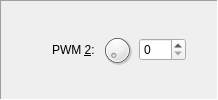
       <widget class="QFrame" name="frame_7">
        <property name="frameShape">
         <enum>QFrame::Panel</enum>
        </property>
        <property name="frameShadow">
         <enum>QFrame::Sunken</enum>
        </property>
        <layout class="QGridLayout" name="gridLayout_12">
         <item row="0" column="4">
          <widget class="QSpinBox" name="pwm2_spin">
           <property name="sizePolicy">
            <sizepolicy hsizetype="Fixed" vsizetype="Fixed">
             <horstretch>0</horstretch>
             <verstretch>0</verstretch>
            </sizepolicy>
           </property>
           <property name="contextMenuPolicy">
            <enum>Qt::CustomContextMenu</enum>
           </property>
           <property name="keyboardTracking">
            <bool>false</bool>
           </property>
           <property name="maximum">
            <number>127</number>
           </property>
          </widget>
         </item>
         <item row="0" column="1">
          <spacer name="horizontalSpacer_20">
           <property name="orientation">
            <enum>Qt::Horizontal</enum>
           </property>
           <property name="sizeHint" stdset="0">
            <size>
             <width>40</width>
             <height>20</height>
            </size>
           </property>
          </spacer>
         </item>
         <item row="0" column="5">
          <spacer name="horizontalSpacer_21">
           <property name="orientation">
            <enum>Qt::Horizontal</enum>
           </property>
           <property name="sizeType">
            <enum>QSizePolicy::Fixed</enum>
           </property>
           <property name="sizeHint" stdset="0">
            <size>
             <width>20</width>
             <height>20</height>
            </size>
           </property>
          </spacer>
         </item>
         <item row="0" column="2">
          <widget class="QLabel" name="pwm2_lbl">
           <property name="text">
            <string>PWM &amp;2:</string>
           </property>
           <property name="buddy">
            <cstring>pwm2_spin</cstring>
           </property>
          </widget>
         </item>
         <item row="0" column="3">
          <widget class="QDial" name="pwm2_dial">
           <property name="sizePolicy">
            <sizepolicy hsizetype="Fixed" vsizetype="Fixed">
             <horstretch>0</horstretch>
             <verstretch>0</verstretch>
            </sizepolicy>
           </property>
           <property name="maximumSize">
            <size>
             <width>32</width>
             <height>32</height>
            </size>
           </property>
           <property name="contextMenuPolicy">
            <enum>Qt::CustomContextMenu</enum>
           </property>
           <property name="maximum">
            <number>127</number>
           </property>
           <property name="pageStep">
            <number>16</number>
           </property>
          </widget>
         </item>
        </layout>
       </widget>
